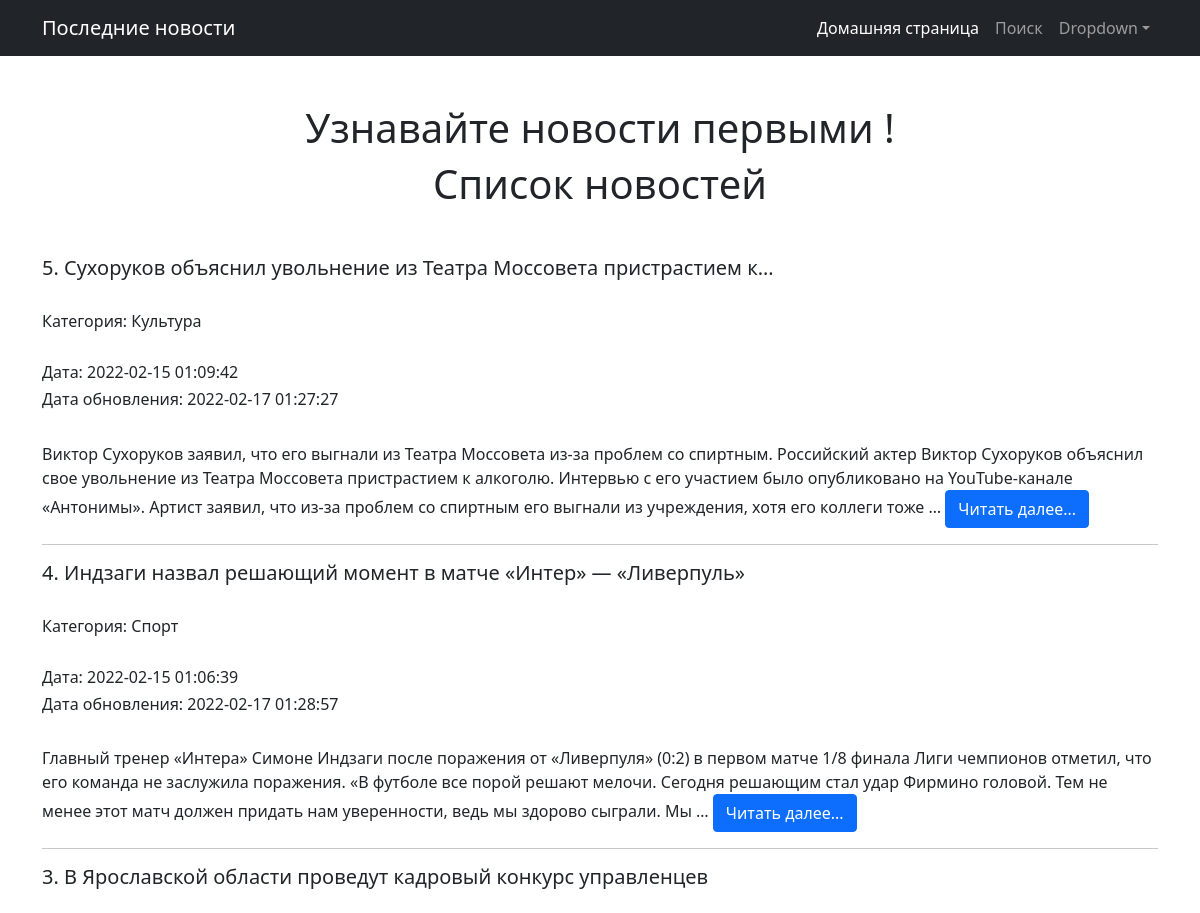
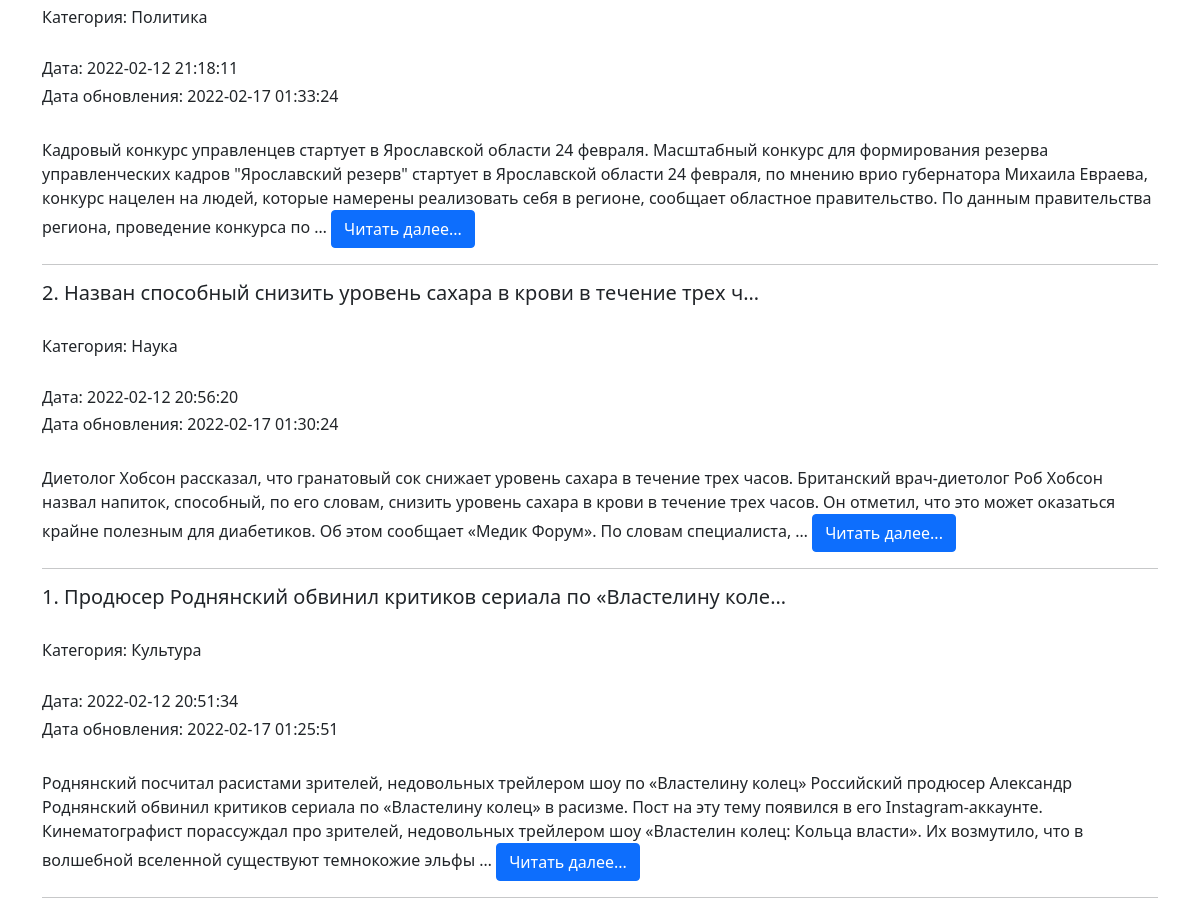
Page /news/ on the committed database (2 pictures, top to bottom).
### news/models.py (models this page shows, shortened)
class News(models.Model):
    title = models.CharField(max_length=150, verbose_name='Наименование')
    content = models.TextField(blank=True, verbose_name='Контент')
    created_at = models.DateTimeField(auto_now_add=True, verbose_name='Дата публикации')
    updated_at = models.DateTimeField(auto_now=True, verbose_name='Обновлено')
    photo = models.ImageField(upload_to='photos/%Y/%m/%d/', verbose_name='Фото', blank=True)
    is_published = models.BooleanField(default=True, verbose_name='Опубликовано')
    category = models.ForeignKey('Category', on_delete=models.PROTECT, null=True, verbose_name='Категория')
    class Meta:
        verbose_name = 'Новость'
        verbose_name_plural = 'Новости'
        ordering = ['created_at']

class Category(models.Model):
    title = models.CharField(max_length=150, db_index=True, verbose_name='Наименование категории')
    def __str__(self):
        return self.title
    class Meta:
        verbose_name = 'Категория'
        verbose_name_plural = 'Категории'
        ordering = ['title']

### news/views.py (the view)
# urls.py: path('', index),
def index(request):
    news = News.objects.order_by('-created_at')
    context = {
        'news': news,
        'title': 'Список новостей',
    }
    return render(request, 'news/index.html', context)

### news/templates/news/index.html (shortened to what this page needs)
<!DOCTYPE html>
<html lang="en">
    <head>
        {% load static %}
        <link href="{% static 'css/styles.css' %}" rel="stylesheet" />
    </head>
    <body>
        <nav class="navbar navbar-expand-lg navbar-dark bg-dark">
            <div class="container">
                <a class="navbar-brand" href="/">Последние новости</a>
                <div class="collapse navbar-collapse" id="navbarSupportedContent">
                    <ul class="navbar-nav ms-auto mb-2 mb-lg-0">
                        <li class="nav-item"><a class="nav-link active" aria-current="page" href="#">Домашняя страница</a></li>
                        <li class="nav-item"><a class="nav-link" href="/">Поиск</a></li>
                        <li class="nav-item dropdown">
                            <a class="nav-link dropdown-toggle" id="navbarDropdown" href="#" role="button" data-bs-toggle="dropdown" aria-expanded="false">Dropdown</a>
                        </li>
                    </ul>
                </div>
            </div>
        </nav>
        <div class="container">
            <div class="text-center mt-5">
                <h1>Узнавайте новости первыми !</h1>
                <h1>{{ title }}</h1>
            </div>
            <div class=" mt-5">
                {% for item in news %}
                    <h5>{{ forloop.revcounter }}. {{ item.title|truncatechars:65 }}</h5><br>
                    <h6>Категория: {{ item.category }}</h6>
                    <br>
                    <h6>Дата: {{ item.created_at|date:"Y-m-d H:i:s" }}</h6>
                    <h6>Дата обновления: {{ item.updated_at|date:"Y-m-d H:i:s" }}</h6>
                    <br>
                    {{ item.content|truncatewords:50 }}
                    <a href="#" class="btn btn-primary">Читать далее...</a>
                    <hr>
                {% endfor %}
            </div>
        </div>
    </body>
</html>

### rows in the picture
News: title "Сухоруков объяснил увольнение из Театра Моссовета пристрастием к…", category "Культура", created_at "2022-02-15 01:09:42", updated_at "2022-02-17 01:27:27", content "Виктор Сухоруков заявил, что его выгнали из Театра Моссовета из-за проблем со спиртным. Российский актер Виктор Сухоруков объяснил свое увольнение из Театра Моссовета пристрастием к алкоголю. Интервью с его участием было опубликовано на YouTube-канале «Антонимы». Артист заявил, что из-за проблем со спиртным его выгнали из учреждения, хотя его коллеги тоже …"
News: title "Индзаги назвал решающий момент в матче «Интер» — «Ливерпуль»", category "Спорт", created_at "2022-02-15 01:06:39", updated_at "2022-02-17 01:28:57", content "Главный тренер «Интера» Симоне Индзаги после поражения от «Ливерпуля» (0:2) в первом матче 1/8 финала Лиги чемпионов отметил, что его команда не заслужила поражения. «В футболе все порой решают мелочи. Сегодня решающим стал удар Фирмино головой. Тем не менее этот матч должен придать нам уверенности, ведь мы здорово сыграли. Мы …"
News: title "В Ярославской области проведут кадровый конкурс управленцев", category "Политика", created_at "2022-02-12 21:18:11", updated_at "2022-02-17 01:33:24", content "Кадровый конкурс управленцев стартует в Ярославской области 24 февраля. Масштабный конкурс для формирования резерва управленческих кадров \"Ярославский резерв\" стартует в Ярославской области 24 февраля, по мнению врио губернатора Михаила Евраева, конкурс нацелен на людей, которые намерены реализовать себя в регионе, сообщает областное правительство. По данным правительства региона, проведение конкурса по …"
News: title "Назван способный снизить уровень сахара в крови в течение трех ч…", category "Наука", created_at "2022-02-12 20:56:20", updated_at "2022-02-17 01:30:24", content "Диетолог Хобсон рассказал, что гранатовый сок снижает уровень сахара в течение трех часов. Британский врач-диетолог Роб Хобсон назвал напиток, способный, по его словам, снизить уровень сахара в крови в течение трех часов. Он отметил, что это может оказаться крайне полезным для диабетиков. Об этом сообщает «Медик Форум». По словам специалиста, …"
News: title "Продюсер Роднянский обвинил критиков сериала по «Властелину коле…", category "Культура", created_at "2022-02-12 20:51:34", updated_at "2022-02-17 01:25:51", content "Роднянский посчитал расистами зрителей, недовольных трейлером шоу по «Властелину колец» Российский продюсер Александр Роднянский обвинил критиков сериала по «Властелину колец» в расизме. Пост на эту тему появился в его Instagram-аккаунте. Кинематографист порассуждал про зрителей, недовольных трейлером шоу «Властелин колец: Кольца власти». Их возмутило, что в волшебной вселенной существуют темнокожие эльфы …"

### other values in the picture
{{ title }} "Список новостей"
